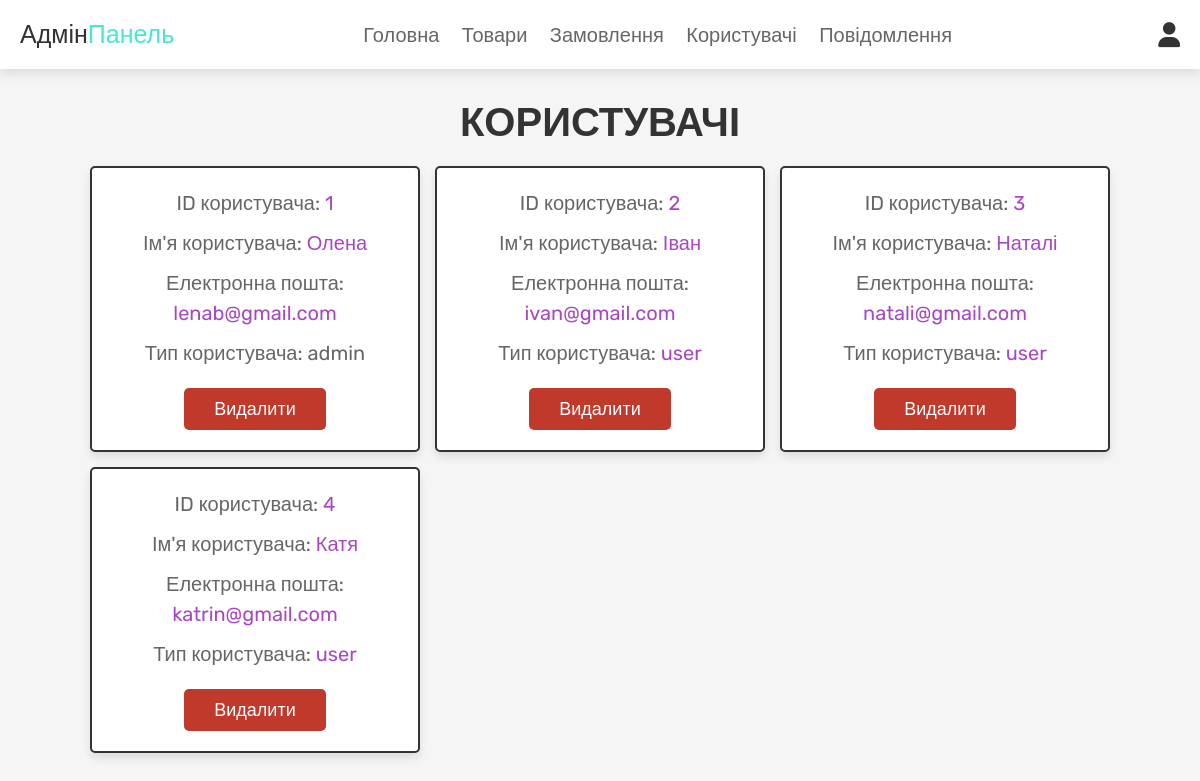
The page /admin_user.php (signed in) on the database its author committed.
### tables this page shows
CREATE TABLE `users` (
  `id` int(11) NOT NULL,
  `name` varchar(100) NOT NULL,
  `email` varchar(100) NOT NULL,
  `password` varchar(100) NOT NULL,
  `user_type` varchar(10) NOT NULL DEFAULT 'user'
);

### admin_user.php (the view, shortened to what this page needs)
<?php
@include 'config.php';
?>
<!DOCTYPE html>
<html lang="en">
<head>
   <link rel="stylesheet" href="https://cdnjs.cloudflare.com/ajax/libs/font-awesome/6.0.0/css/all.min.css">
   <link rel="stylesheet" href="css/admin_style.css">
</head>
<body>
<?php @include 'admin_header.php'; ?>
<section class="users">
   <h1 class="title">Користувачі</h1>
   <div class="box-container">
      <?php
         $select_users = mysqli_query($conn, "SELECT * FROM `users`") or die('запит не вдался');
         if(mysqli_num_rows($select_users) > 0){
            while($fetch_users = mysqli_fetch_assoc($select_users)){
      ?>
      <div class="box">
         <p>ID користувача: <span><?php echo $fetch_users['id']; ?></span></p>
         <p>Ім'я користувача: <span><?php echo $fetch_users['name']; ?></span></p>
         <p>Електронна пошта: <span><?php echo $fetch_users['email']; ?></span></p>
         <p>Тип користувача: <span style="color:<?php if($fetch_users['user_type'] == 'admin'){ echo 'var(--orange)'; }; ?>"><?php echo $fetch_users['user_type']; ?></span></p>
         <a href="admin_users.php?delete=<?php echo $fetch_users['id']; ?>" onclick="return confirm('Видалити користувача?');" class="delete-btn">Видалити</a>
      </div>
      <?php
         }
      }
      ?>
   </div>
</section>
</body>
</html>

### css/admin_style.css (style rules this page uses)
* { font-family: 'Rubik', sans-serif; margin: 0; padding: 0; box-sizing: border-box; outline: none; border: none; text-decoration: none; transition: all .2s linear; }
html { font-size: 62.5%; overflow-x: hidden; scroll-behavior: smooth; scroll-padding-top: 6.5rem; }
body { background: #f5f5f5; }
section { padding: 3rem 2rem; }
.title { text-align: center; margin-bottom: 2rem; color: #333; text-transform: uppercase; font-size: 4rem; }
.btn, .delete-btn, .option-btn { display: inline-block; border-radius: .5rem; margin-top: 1rem; font-size: 1.8rem; color: #fff; cursor: pointer; padding: 1rem 3rem; text-transform: capitalize; }
.delete-btn { background-color: #c0392b; }
.users .box-container { display: grid; grid-template-columns: repeat(auto-fit, 33rem); gap: 1.5rem; align-items: flex-start; max-width: 1200px; margin: 0 auto; justify-content: center; }
.users .box-container .box { padding: 2rem; border: .2rem solid #333; background-color: #fff; box-shadow: 0 .5rem 1rem rgba(0, 0, 0, .1); border-radius: .5rem; text-align: center; }
.users .box-container .box p { font-size: 2rem; color: #666; margin-bottom: 1rem; line-height: 1.5; }
.users .box-container .box p span { color: #a846c3; }
.users .box-container .box .delete-btn { margin-top: .5; }

### rows shown on the page
users: id "1", name "Олена", email "lenab@gmail.com", user_type "admin"
users: id "2", name "Іван", email "ivan@gmail.com", user_type "user"
users: id "3", name "Наталі", email "natali@gmail.com", user_type "user"
users: id "4", name "Катя", email "katrin@gmail.com", user_type "user"
